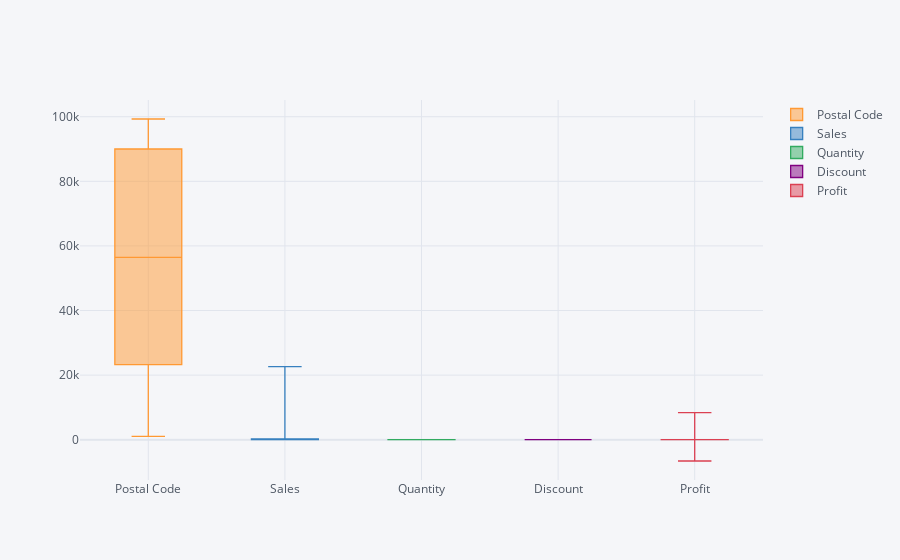

This figure's notebook cell:
### Code cell
data_con.iplot(kind='box')

### Figure 1 — Plotly figure (JSON) as saved in the notebook; plotly's stock layout.template omitted (floating-point values rounded to 4 significant figures; data arrays with more than 128 entries replaced by an {"elided": "..."} marker saying what was removed)
{"data": [{"boxpoints": false, "line": {"width": 1.3}, "marker": {"color": "rgba(255, 153, 51, 1.0)"}, "name": "Postal Code", "orientation": "v", "y": {"elided": "9994 int values"}, "type": "box"}, {"boxpoints": false, "line": {"width": 1.3}, "marker": {"color": "rgba(55, 128, 191, 1.0)"}, "name": "Sales", "orientation": "v", "y": {"elided": "9994 float values"}, "type": "box"}, {"boxpoints": false, "line": {"width": 1.3}, "marker": {"color": "rgba(50, 171, 96, 1.0)"}, "name": "Quantity", "orientation": "v", "y": {"elided": "9994 int values"}, "type": "box"}, {"boxpoints": false, "line": {"width": 1.3}, "marker": {"color": "rgba(128, 0, 128, 1.0)"}, "name": "Discount", "orientation": "v", "y": {"elided": "9994 float values"}, "type": "box"}, {"boxpoints": false, "line": {"width": 1.3}, "marker": {"color": "rgba(219, 64, 82, 1.0)"}, "name": "Profit", "orientation": "v", "y": {"elided": "9994 float values"}, "type": "box"}], "layout": {"legend": {"bgcolor": "#F5F6F9", "font": {"color": "#4D5663"}}, "paper_bgcolor": "#F5F6F9", "plot_bgcolor": "#F5F6F9", "title": {"font": {"color": "#4D5663"}}, "xaxis": {"gridcolor": "#E1E5ED", "showgrid": true, "tickfont": {"color": "#4D5663"}, "title": {"font": {"color": "#4D5663"}, "text": ""}, "zerolinecolor": "#E1E5ED", "type": "category", "range": [-0.5, 4.5], "autorange": true}, "yaxis": {"gridcolor": "#E1E5ED", "showgrid": true, "tickfont": {"color": "#4D5663"}, "title": {"font": {"color": "#4D5663"}, "text": ""}, "zerolinecolor": "#E1E5ED", "type": "linear", "range": [-12480.0, 105200.0], "autorange": true}, "autosize": true}}
